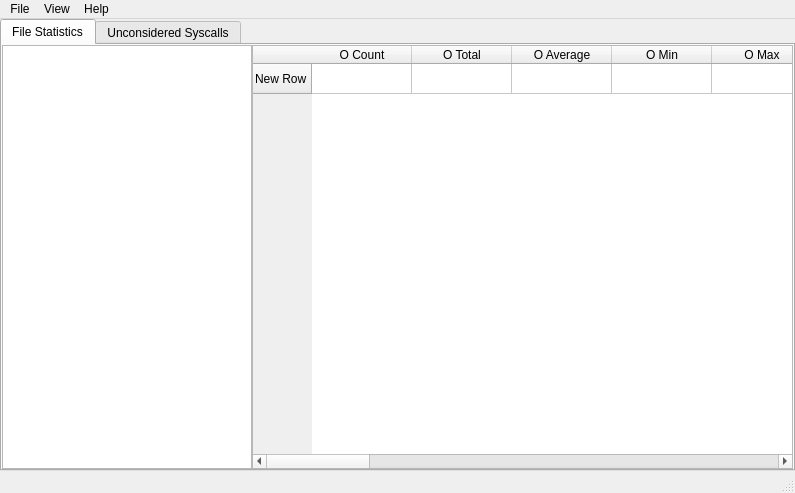
<?xml version="1.0" encoding="UTF-8"?>
<ui version="4.0">
 <class>MainWindow</class>
 <widget class="QMainWindow" name="MainWindow">
  <property name="geometry">
   <rect>
    <x>0</x>
    <y>0</y>
    <width>795</width>
    <height>493</height>
   </rect>
  </property>
  <property name="minimumSize">
   <size>
    <width>600</width>
    <height>300</height>
   </size>
  </property>
  <property name="windowTitle">
   <string>iotrace-GUI</string>
  </property>
  <widget class="QWidget" name="centralwidget">
   <layout class="QVBoxLayout" name="verticalLayout">
    <property name="spacing">
     <number>6</number>
    </property>
    <property name="leftMargin">
     <number>0</number>
    </property>
    <property name="topMargin">
     <number>0</number>
    </property>
    <property name="rightMargin">
     <number>0</number>
    </property>
    <property name="bottomMargin">
     <number>0</number>
    </property>
    <item>
     <widget class="QTabWidget" name="tabWidget">
      <property name="currentIndex">
       <number>0</number>
      </property>
      <widget class="QWidget" name="accumulated">
       <attribute name="title">
        <string>File Statistics</string>
       </attribute>
       <layout class="QHBoxLayout" name="horizontalLayout">
        <property name="spacing">
         <number>0</number>
        </property>
        <property name="leftMargin">
         <number>0</number>
        </property>
        <property name="topMargin">
         <number>0</number>
        </property>
        <property name="rightMargin">
         <number>0</number>
        </property>
        <property name="bottomMargin">
         <number>0</number>
        </property>
        <item>
         <widget class="QListWidget" name="listWidget">
          <property name="maximumSize">
           <size>
            <width>250</width>
            <height>16777215</height>
           </size>
          </property>
         </widget>
        </item>
        <item>
         <widget class="QTableWidget" name="tableWidget">
          <row>
           <property name="text">
            <string>New Row</string>
           </property>
          </row>
          <column>
           <property name="text">
            <string>O Count</string>
           </property>
           <property name="toolTip">
            <string>Count of all 'open' calls</string>
           </property>
           <property name="background">
            <color>
             <red>137</red>
             <green>193</green>
             <blue>211</blue>
            </color>
           </property>
          </column>
          <column>
           <property name="text">
            <string>O Total</string>
           </property>
           <property name="toolTip">
            <string>Total time spent in all 'open' calls</string>
           </property>
           <property name="background">
            <color>
             <red>137</red>
             <green>193</green>
             <blue>211</blue>
            </color>
           </property>
          </column>
          <column>
           <property name="text">
            <string>O Average</string>
           </property>
           <property name="toolTip">
            <string>Average time spent in a single 'open' call</string>
           </property>
           <property name="background">
            <color>
             <red>137</red>
             <green>193</green>
             <blue>211</blue>
            </color>
           </property>
          </column>
          <column>
           <property name="text">
            <string>O Min</string>
           </property>
           <property name="toolTip">
            <string>Minimum time spent in a single 'open' call</string>
           </property>
           <property name="background">
            <color>
             <red>137</red>
             <green>193</green>
             <blue>211</blue>
            </color>
           </property>
          </column>
          <column>
           <property name="text">
            <string>O Max</string>
           </property>
           <property name="toolTip">
            <string>Maximum time spent in a single 'open' call</string>
           </property>
           <property name="background">
            <color>
             <red>137</red>
             <green>193</green>
             <blue>211</blue>
            </color>
           </property>
          </column>
          <column>
           <property name="text">
            <string>C Count</string>
           </property>
           <property name="toolTip">
            <string>Count of all 'close' calls</string>
           </property>
           <property name="background">
            <color>
             <red>136</red>
             <green>203</green>
             <blue>158</blue>
            </color>
           </property>
          </column>
          <column>
           <property name="text">
            <string>C Total</string>
           </property>
           <property name="toolTip">
            <string>Total time spent in all 'close' calls</string>
           </property>
           <property name="background">
            <color>
             <red>136</red>
             <green>203</green>
             <blue>158</blue>
            </color>
           </property>
          </column>
          <column>
           <property name="text">
            <string>C Average</string>
           </property>
           <property name="toolTip">
            <string>Average time spent in a single 'close' call</string>
           </property>
           <property name="background">
            <color>
             <red>136</red>
             <green>203</green>
             <blue>158</blue>
            </color>
           </property>
          </column>
          <column>
           <property name="text">
            <string>C Min</string>
           </property>
           <property name="toolTip">
            <string>Minimum time spent in a single 'close' call</string>
           </property>
           <property name="background">
            <color>
             <red>136</red>
             <green>203</green>
             <blue>158</blue>
            </color>
           </property>
          </column>
          <column>
           <property name="text">
            <string>C Max</string>
           </property>
           <property name="toolTip">
            <string>Maximum time spent in a single 'close' call</string>
           </property>
           <property name="background">
            <color>
             <red>136</red>
             <green>203</green>
             <blue>158</blue>
            </color>
           </property>
          </column>
          <column>
           <property name="text">
            <string>R Bytes</string>
           </property>
           <property name="toolTip">
            <string>Total bytes read in all 'read' calls</string>
           </property>
           <property name="background">
            <color>
             <red>152</red>
             <green>234</green>
             <blue>234</blue>
            </color>
           </property>
          </column>
          <column>
           <property name="text">
            <string>R Total</string>
           </property>
           <property name="toolTip">
            <string>Total time spent in all 'read' calls</string>
           </property>
           <property name="background">
            <color>
             <red>152</red>
             <green>234</green>
             <blue>234</blue>
            </color>
           </property>
          </column>
          <column>
           <property name="text">
            <string>R Average</string>
           </property>
           <property name="toolTip">
            <string>Average read speed among all 'read' calls</string>
           </property>
           <property name="background">
            <color>
             <red>152</red>
             <green>234</green>
             <blue>234</blue>
            </color>
           </property>
          </column>
          <column>
           <property name="text">
            <string>R Min</string>
           </property>
           <property name="toolTip">
            <string>Minimum read speed among all 'read' calls</string>
           </property>
           <property name="background">
            <color>
             <red>152</red>
             <green>234</green>
             <blue>234</blue>
            </color>
           </property>
          </column>
          <column>
           <property name="text">
            <string>R Max</string>
           </property>
           <property name="toolTip">
            <string>Maximum read speed among all 'read' calls</string>
           </property>
           <property name="background">
            <color>
             <red>152</red>
             <green>234</green>
             <blue>234</blue>
            </color>
           </property>
          </column>
          <column>
           <property name="text">
            <string>W Bytes</string>
           </property>
           <property name="toolTip">
            <string>Total bytes written in all 'write' calls</string>
           </property>
           <property name="background">
            <color>
             <red>196</red>
             <green>180</green>
             <blue>255</blue>
            </color>
           </property>
          </column>
          <column>
           <property name="text">
            <string>W Total</string>
           </property>
           <property name="toolTip">
            <string>Total time spent in all 'write' calls</string>
           </property>
           <property name="background">
            <color>
             <red>196</red>
             <green>180</green>
             <blue>255</blue>
            </color>
           </property>
          </column>
          <column>
           <property name="text">
            <string>W Average</string>
           </property>
           <property name="toolTip">
            <string>Average write speed among all 'write' calls</string>
           </property>
           <property name="background">
            <color>
             <red>196</red>
             <green>180</green>
             <blue>255</blue>
            </color>
           </property>
          </column>
          <column>
           <property name="text">
            <string>W Min</string>
           </property>
           <property name="toolTip">
            <string>Minimum write speed among all 'write' calls</string>
           </property>
           <property name="background">
            <color>
             <red>196</red>
             <green>180</green>
             <blue>255</blue>
            </color>
           </property>
          </column>
          <column>
           <property name="text">
            <string>W Max</string>
           </property>
           <property name="toolTip">
            <string>Maximum write speed among all 'write' calls</string>
           </property>
           <property name="background">
            <color>
             <red>196</red>
             <green>180</green>
             <blue>255</blue>
            </color>
           </property>
          </column>
         </widget>
        </item>
       </layout>
      </widget>
      <widget class="QWidget" name="syscalls">
       <attribute name="title">
        <string>Unconsidered Syscalls</string>
       </attribute>
       <layout class="QVBoxLayout" name="verticalLayout_2">
        <property name="spacing">
         <number>0</number>
        </property>
        <property name="leftMargin">
         <number>0</number>
        </property>
        <property name="topMargin">
         <number>0</number>
        </property>
        <property name="rightMargin">
         <number>0</number>
        </property>
        <property name="bottomMargin">
         <number>0</number>
        </property>
        <item>
         <widget class="QTableWidget" name="tableWidget_2">
          <row>
           <property name="text">
            <string>New Row</string>
           </property>
          </row>
          <column>
           <property name="text">
            <string>Count</string>
           </property>
          </column>
          <column>
           <property name="text">
            <string>Total Time</string>
           </property>
          </column>
         </widget>
        </item>
       </layout>
      </widget>
     </widget>
    </item>
   </layout>
  </widget>
  <widget class="QMenuBar" name="menubar">
   <property name="geometry">
    <rect>
     <x>0</x>
     <y>0</y>
     <width>795</width>
     <height>26</height>
    </rect>
   </property>
   <widget class="QMenu" name="menutest">
    <property name="title">
     <string>File</string>
    </property>
    <addaction name="actionOpen"/>
    <addaction name="actionOpen_recent"/>
    <addaction name="separator"/>
    <addaction name="actionQuit"/>
   </widget>
   <widget class="QMenu" name="menuAbout">
    <property name="title">
     <string>Help</string>
    </property>
    <addaction name="actionAbout"/>
   </widget>
   <widget class="QMenu" name="menuView">
    <property name="title">
     <string>View</string>
    </property>
    <addaction name="actionColumns"/>
   </widget>
   <addaction name="menutest"/>
   <addaction name="menuView"/>
   <addaction name="menuAbout"/>
  </widget>
  <widget class="QStatusBar" name="statusbar"/>
  <action name="actionOpen">
   <property name="text">
    <string>Open</string>
   </property>
  </action>
  <action name="actionQuit">
   <property name="text">
    <string>Quit</string>
   </property>
  </action>
  <action name="actionAbout">
   <property name="text">
    <string>About</string>
   </property>
  </action>
  <action name="actionOpen_recent">
   <property name="text">
    <string>Open Recent</string>
   </property>
  </action>
  <action name="actionColumns">
   <property name="text">
    <string>Columns</string>
   </property>
  </action>
 </widget>
 <resources/>
 <connections/>
</ui>
